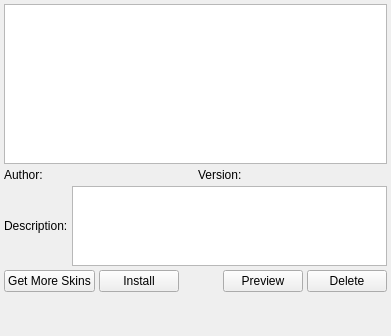
             <widget class="QWidget" name="pageSkins">
              <layout class="QVBoxLayout" name="verticalLayout_12">
               <property name="spacing">
                <number>4</number>
               </property>
               <property name="margin">
                <number>4</number>
               </property>
               <item>
                <widget class="QListWidget" name="listWidgetSkins">
                 <property name="sizePolicy">
                  <sizepolicy hsizetype="Expanding" vsizetype="Expanding">
                   <horstretch>0</horstretch>
                   <verstretch>0</verstretch>
                  </sizepolicy>
                 </property>
                 <property name="maximumSize">
                  <size>
                   <width>16777215</width>
                   <height>160</height>
                  </size>
                 </property>
                </widget>
               </item>
               <item>
                <layout class="QHBoxLayout" name="horizontalLayoutSkinInfo">
                 <item>
                  <widget class="QLabel" name="labelSkinAuthor">
                   <property name="text">
                    <string>Author: </string>
                   </property>
                  </widget>
                 </item>
                 <item>
                  <widget class="QLabel" name="labelSkinVersion">
                   <property name="text">
                    <string>Version: </string>
                   </property>
                  </widget>
                 </item>
                </layout>
               </item>
               <item>
                <layout class="QHBoxLayout" name="horizontalLayoutSkinDescription">
                 <item>
                  <widget class="QLabel" name="labelSkinDescription">
                   <property name="text">
                    <string>Description:</string>
                   </property>
                  </widget>
                 </item>
                 <item>
                  <widget class="QPlainTextEdit" name="plainTextEditSkinDescription">
                   <property name="sizePolicy">
                    <sizepolicy hsizetype="Expanding" vsizetype="Preferred">
                     <horstretch>0</horstretch>
                     <verstretch>0</verstretch>
                    </sizepolicy>
                   </property>
                   <property name="minimumSize">
                    <size>
                     <width>0</width>
                     <height>0</height>
                    </size>
                   </property>
                   <property name="maximumSize">
                    <size>
                     <width>16777215</width>
                     <height>80</height>
                    </size>
                   </property>
                  </widget>
                 </item>
                </layout>
               </item>
               <item>
                <layout class="QHBoxLayout" name="horizontalLayoutSkinButtons">
                 <item>
                  <widget class="QPushButton" name="pushButtonSkinGetMore">
                   <property name="text">
                    <string>Get More Skins</string>
                   </property>
                  </widget>
                 </item>
                 <item>
                  <widget class="QPushButton" name="pushButtonSkinInstall">
                   <property name="text">
                    <string>Install</string>
                   </property>
                  </widget>
                 </item>
                 <item>
                  <spacer name="horizontalSpacerSkinButtons">
                   <property name="orientation">
                    <enum>Qt::Horizontal</enum>
                   </property>
                   <property name="sizeHint" stdset="0">
                    <size>
                     <width>40</width>
                     <height>20</height>
                    </size>
                   </property>
                  </spacer>
                 </item>
                 <item>
                  <widget class="QPushButton" name="pushButtonSkinPreview">
                   <property name="text">
                    <string>Preview</string>
                   </property>
                  </widget>
                 </item>
                 <item>
                  <widget class="QPushButton" name="pushButtonSkinDelete">
                   <property name="text">
                    <string>Delete</string>
                   </property>
                  </widget>
                 </item>
                </layout>
               </item>
               <item>
                <spacer name="verticalSpacer_13">
                 <property name="orientation">
                  <enum>Qt::Vertical</enum>
                 </property>
                 <property name="sizeHint" stdset="0">
                  <size>
                   <width>20</width>
                   <height>40</height>
                  </size>
                 </property>
                </spacer>
               </item>
              </layout>
             </widget>
